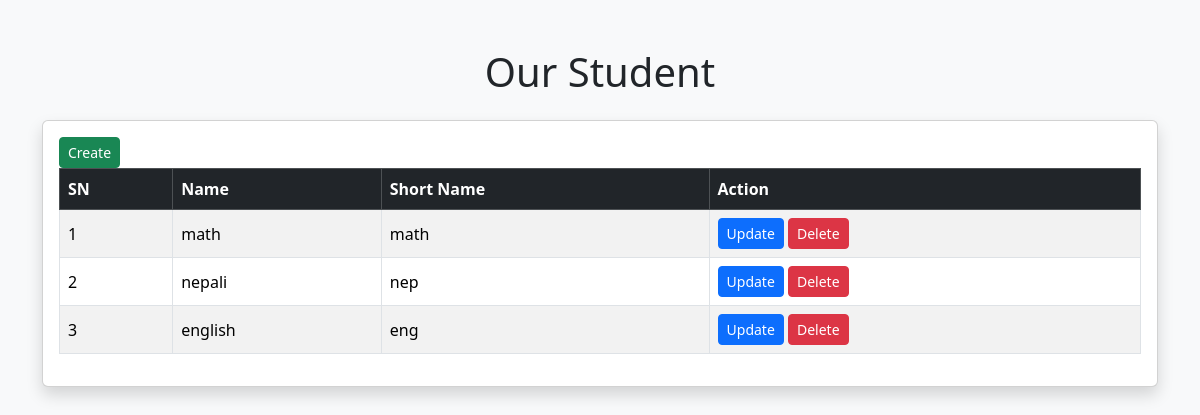
The page /school/subject/list on the database as committed earlier.
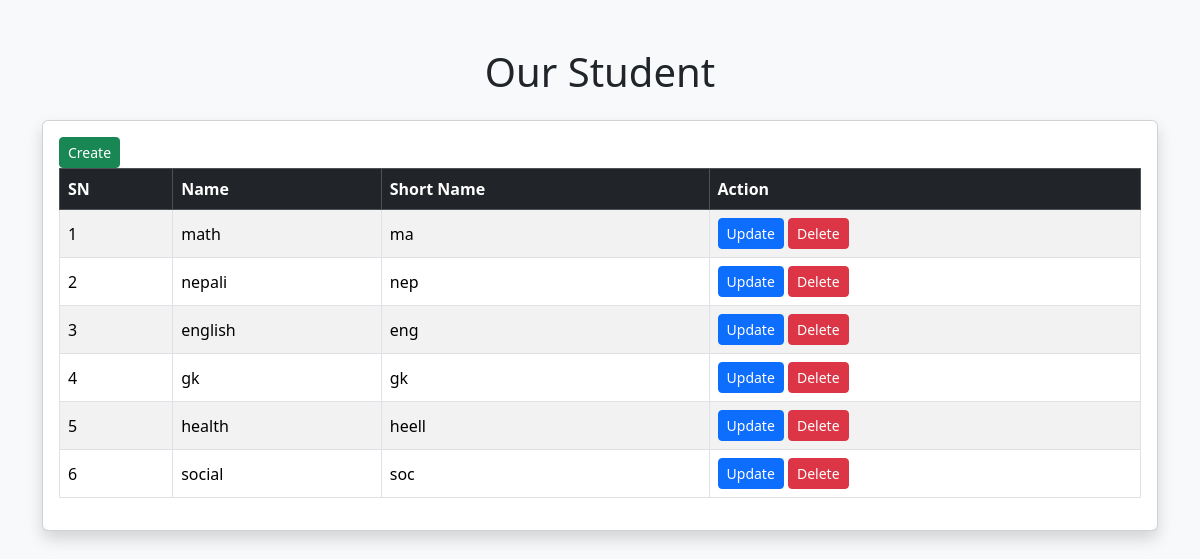
The same page on the database as committed later.
### school/models.py (models this page shows, shortened)
class Subject(models.Model):
    name = models.CharField(max_length=10)
    short_name = models.CharField(max_length=5, null=True, blank=True)
    class Meta:
        db_table = "subject"

### school/views.py (the view)
# urls.py: path('subject/list',SubjectView.as_view(), name="subject-list"),
class SubjectView(ListView):
    model = Subject
    template_name = "subject/index.html"
    context_object_name = "subject"

### school/templates/subject/index.html (shortened to what this page needs)
<!DOCTYPE html>
<html lang="en">
<head>
    <link href="https://cdn.jsdelivr.net/npm/bootstrap@5.3.3/dist/css/bootstrap.min.css" rel="stylesheet">
</head>
<body class="bg-light">
<div class="container mt-5">
    <h1 class="text-center mb-4">Our Student</h1>
    <div class="card shadow">
        <div class="card-body">
            <a href="{% url 'subject-create' %}"> <button class="btn btn-success btn-sm"> Create </button> </a>
            <div class="table-responsive">
                <table class="table table-bordered table-hover table-striped align-middle">
                    <thead class="table-dark">
                        <tr>
                            <th>SN</th>
                            <th>Name</th>
                            <th> Short Name</th>
                            <th>Action</th>
                        </tr>
                    </thead>
                    <tbody>
                        {% for i in subject %}
                        <tr>
                            <td>{{ forloop.counter }}</td>
                            <td>{{ i.name }}</td>
                            <td>{{ i.short_name }}</td>
                            <td>
                                   <a href="{% url 'subject-update' i.pk %}"> <button class="btn btn-primary btn-sm"> Update </button></a>
                                    <a href=""> <button class="btn btn-danger btn-sm"> Delete </button></a>
                            </td>
                        </tr>
                        {% empty %}
                        <tr>
                            <td colspan="5" class="text-center text-muted">
                                No student found.
                            </td>
                        </tr>
                        {% endfor %}
                    </tbody>
                </table>
            </div>
        </div>
    </div>
</div>
</body>
</html>

Rows that differ between the two databases and show on the page:
changed Subject "math": short_name "math" → "ma"
added Subject: name "gk", short_name "gk"
added Subject: name "health", short_name "heell"
added Subject: name "social", short_name "soc"
